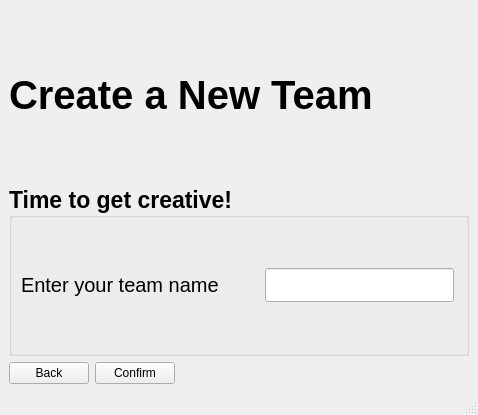
<?xml version="1.0" encoding="UTF-8"?>
<ui version="4.0">
 <class>teamNameWindow</class>
 <widget class="QMainWindow" name="teamNameWindow">
  <property name="geometry">
   <rect>
    <x>0</x>
    <y>0</y>
    <width>478</width>
    <height>415</height>
   </rect>
  </property>
  <property name="windowTitle">
   <string>MainWindow</string>
  </property>
  <widget class="QWidget" name="centralwidget">
   <layout class="QGridLayout" name="gridLayout">
    <item row="0" column="0">
     <layout class="QVBoxLayout" name="verticalLayout_6">
      <item>
       <widget class="QLabel" name="label_2">
        <property name="font">
         <font>
          <pointsize>30</pointsize>
          <weight>75</weight>
          <bold>true</bold>
         </font>
        </property>
        <property name="text">
         <string>Create a New Team</string>
        </property>
       </widget>
      </item>
     </layout>
    </item>
    <item row="1" column="0">
     <widget class="QGroupBox" name="groupBox">
      <property name="font">
       <font>
        <pointsize>17</pointsize>
        <weight>75</weight>
        <bold>true</bold>
       </font>
      </property>
      <property name="title">
       <string>Time to get creative!</string>
      </property>
      <layout class="QVBoxLayout" name="verticalLayout">
       <item>
        <layout class="QHBoxLayout" name="horizontalLayout">
         <item>
          <widget class="QLabel" name="label">
           <property name="font">
            <font>
             <pointsize>15</pointsize>
             <weight>50</weight>
             <bold>false</bold>
            </font>
           </property>
           <property name="text">
            <string>Enter your team name</string>
           </property>
          </widget>
         </item>
         <item>
          <spacer name="horizontalSpacer_2">
           <property name="orientation">
            <enum>Qt::Horizontal</enum>
           </property>
           <property name="sizeType">
            <enum>QSizePolicy::Fixed</enum>
           </property>
           <property name="sizeHint" stdset="0">
            <size>
             <width>40</width>
             <height>20</height>
            </size>
           </property>
          </spacer>
         </item>
         <item>
          <widget class="QLineEdit" name="team_name"/>
         </item>
         <item>
          <spacer name="horizontalSpacer_4">
           <property name="orientation">
            <enum>Qt::Horizontal</enum>
           </property>
           <property name="sizeHint" stdset="0">
            <size>
             <width>40</width>
             <height>20</height>
            </size>
           </property>
          </spacer>
         </item>
         <item>
          <spacer name="horizontalSpacer_3">
           <property name="orientation">
            <enum>Qt::Horizontal</enum>
           </property>
           <property name="sizeType">
            <enum>QSizePolicy::Ignored</enum>
           </property>
           <property name="sizeHint" stdset="0">
            <size>
             <width>40</width>
             <height>20</height>
            </size>
           </property>
          </spacer>
         </item>
        </layout>
       </item>
      </layout>
     </widget>
    </item>
    <item row="2" column="0">
     <layout class="QHBoxLayout" name="horizontalLayout_3">
      <item>
       <widget class="QPushButton" name="backBtn">
        <property name="text">
         <string>Back</string>
        </property>
       </widget>
      </item>
      <item>
       <widget class="QPushButton" name="confirmnameBtn">
        <property name="text">
         <string>Confirm</string>
        </property>
       </widget>
      </item>
      <item>
       <spacer name="horizontalSpacer">
        <property name="orientation">
         <enum>Qt::Horizontal</enum>
        </property>
        <property name="sizeHint" stdset="0">
         <size>
          <width>40</width>
          <height>20</height>
         </size>
        </property>
       </spacer>
      </item>
     </layout>
    </item>
   </layout>
  </widget>
  <widget class="QMenuBar" name="menubar">
   <property name="geometry">
    <rect>
     <x>0</x>
     <y>0</y>
     <width>478</width>
     <height>22</height>
    </rect>
   </property>
  </widget>
  <widget class="QStatusBar" name="statusbar"/>
 </widget>
 <resources/>
 <connections/>
</ui>
